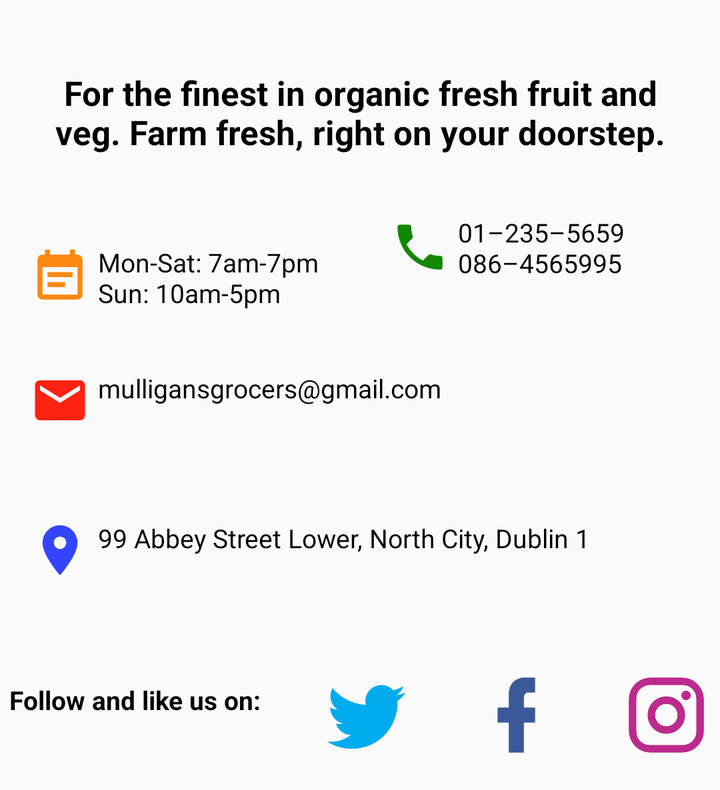
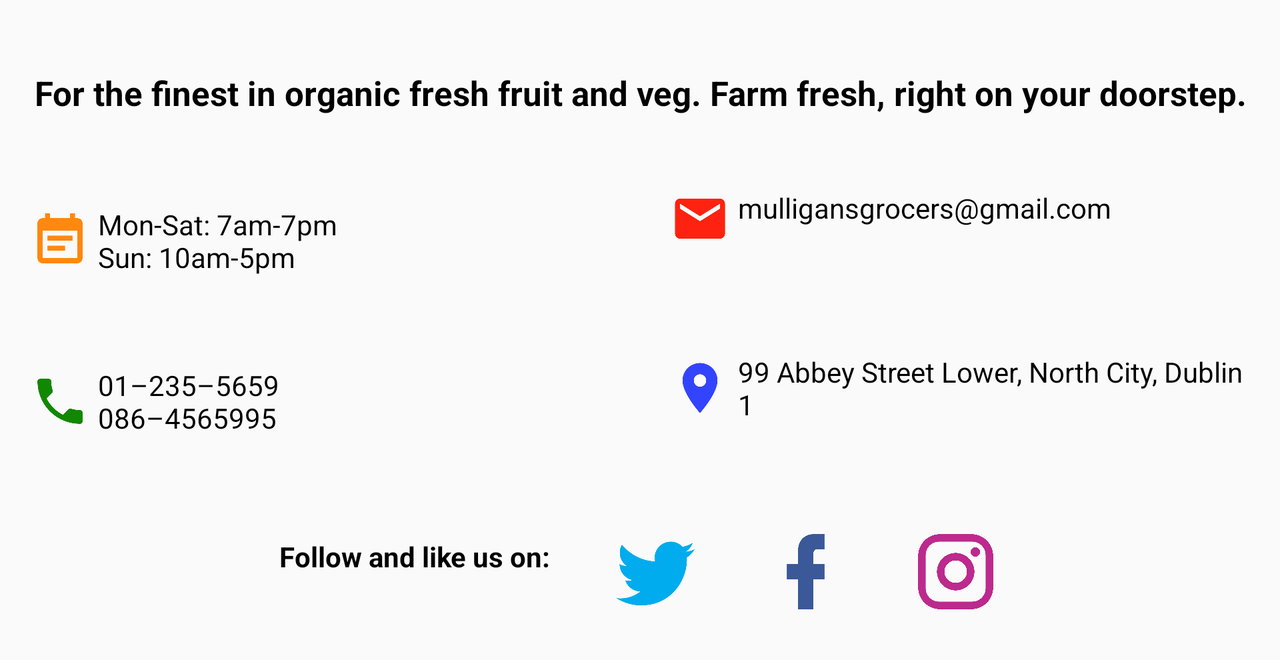

Compare how this app lays out the same screen by default and in its alternative resource folder. The renders come first, then the two layout files and the values they reference.
<!-- AndroidManifest.xml: application theme AppTheme -->
<!-- res/layout/activity_main.xml -->
<?xml version="1.0" encoding="utf-8"?>
<ScrollView xmlns:android="http://schemas.android.com/apk/res/android"
    android:layout_width="match_parent"
    android:layout_height="wrap_content">

    <android.support.constraint.ConstraintLayout xmlns:android="http://schemas.android.com/apk/res/android"
        xmlns:app="http://schemas.android.com/apk/res-auto"
        xmlns:tools="http://schemas.android.com/tools"
        android:layout_width="match_parent"
        android:layout_height="wrap_content"
        tools:context="com.example.android.mulligansgrocers.MainActivity">

        <TextView
            style="@style/TextIntro"
            android:id="@+id/intro"
            android:text="@string/intro"
            app:layout_constraintHorizontal_chainStyle="spread_inside"
            app:layout_constraintVertical_chainStyle="spread_inside"
            app:layout_constraintTop_toTopOf="parent"
            app:layout_constraintBottom_toTopOf="@+id/opening_hours"
            app:layout_constraintStart_toStartOf="parent"
            app:layout_constraintEnd_toEndOf="parent" />

        <TextView
            style="@style/TextStandard"
            android:id="@+id/opening_hours"
            android:text="@string/opening_hours"
            android:drawableStart="@drawable/calendar"
            android:contentDescription="@string/calendar_icon"
            app:layout_constraintTop_toBottomOf="@id/intro"
            app:layout_constraintStart_toStartOf="parent"
            app:layout_constraintEnd_toStartOf="@+id/phone"
            app:layout_constraintBottom_toTopOf="@+id/email"/>


        <TextView
            style="@style/TextStandard"
            android:id="@+id/phone"
            android:text="@string/phone"
            android:drawableStart="@drawable/phone"
            android:contentDescription="@string/phone_icon"
            app:layout_constraintTop_toBottomOf="@id/intro"
            app:layout_constraintStart_toEndOf="@id/opening_hours"
            app:layout_constraintEnd_toEndOf="parent"
            app:layout_constraintBottom_toTopOf="@+id/email" />


        <TextView
            style="@style/TextStandard"
            android:id="@+id/email"
            android:text="@string/email"
            android:drawableStart="@drawable/email"
            android:contentDescription="@string/email_icon"
            app:layout_constraintTop_toBottomOf="@id/phone"
            app:layout_constraintStart_toStartOf="parent"
            app:layout_constraintEnd_toEndOf="parent"
            app:layout_constraintBottom_toTopOf="@+id/address" />

        <TextView
            style="@style/TextStandard"
            android:id="@+id/address"
            android:text="@string/address"
            android:drawableStart="@drawable/map_marker"
            android:contentDescription="@string/map_pin"
            app:layout_constraintTop_toBottomOf="@id/email"
            app:layout_constraintStart_toStartOf="parent"
            app:layout_constraintEnd_toEndOf="parent"
            app:layout_constraintBottom_toTopOf="@+id/social" />


        <include
            layout="@layout/social_media_buttons"
            android:id="@+id/social"
            android:layout_below="@id/address"
            android:layout_width="0dp"
            android:layout_height="wrap_content"
            app:layout_constraintTop_toBottomOf="@id/address"
            app:layout_constraintStart_toStartOf="parent"
            app:layout_constraintEnd_toEndOf="parent"
            app:layout_constraintBottom_toBottomOf="parent" />

    </android.support.constraint.ConstraintLayout>

</ScrollView>
<!-- res/layout/social_media_buttons.xml (included above) -->
<?xml version="1.0" encoding="utf-8"?>
<LinearLayout xmlns:android="http://schemas.android.com/apk/res/android"
    xmlns:app="http://schemas.android.com/apk/res-auto"
    xmlns:tools="http://schemas.android.com/tools"
    style="@style/LayoutHorizontal"
    tools:showIn="@layout/activity_main">

    <TextView
        android:id="@+id/follow"
        android:layout_width="wrap_content"
        style="@style/TextBoldStandard"
        android:text="@string/follow" />

    <ImageView
        android:id="@+id/twit"
        style="@style/Icon"
        android:contentDescription="@string/twitter_icon"
        app:srcCompat="@drawable/twitter" />

    <ImageView
        android:id="@+id/fb"
        style="@style/Icon"
        android:contentDescription="@string/facebook_icon"
        app:srcCompat="@drawable/facebook" />

    <ImageView
        android:id="@+id/insta"
        style="@style/Icon"
        android:contentDescription="@string/instagram_icon"
        app:srcCompat="@drawable/instagram" />
</LinearLayout>
<!-- resources referenced by this layout -->
<resources>
  <!-- drawable facebook (drawable) -->
  <vector xmlns:android="http://schemas.android.com/apk/res/android"
      android:height="30dp"
      android:width="30dp"
      android:viewportWidth="24"
      android:viewportHeight="24">
      <path android:fillColor="#3b5998" android:pathData="M17,2V2H17V6H15C14.31,6 14,6.81 14,7.5V10H14L17,10V14H14V22H10V14H7V10H10V6A4,4 0 0,1 14,2H17Z" />
  </vector>
  <string name="address" translatable="false">99 Abbey Street Lower, North City, Dublin 1</string>
  <string name="calendar_icon">See our open hours here.</string>
  <string name="email">mulligansgrocers@gmail.com</string>
  <string name="email_icon">Contact us via email here.</string>
  <string name="facebook_icon">Engage with us on Facebook.</string>
  <string name="follow">Follow and like us on:</string>
  <string name="instagram_icon">Click to follow us on Instagram.</string>
  <string name="intro">For the finest in organic fresh fruit and veg. Farm fresh, right on your doorstep.</string>
  <string name="map_pin">Our location.</string>
  <string name="opening_hours">Mon-Sat: 7am-7pm\nSun: 10am-5pm</string>
  <string name="phone">01–235–5659\n086–4565995</string>
  <string name="phone_icon">Call us via phone here.</string>
  <string name="twitter_icon">Click to follow us on twitter.</string>
  <style name="Icon">
          <item name="android:layout_margin">@dimen/icon_margin</item>
          <item name="android:layout_width">@dimen/icon_dimen</item>
          <item name="android:layout_height">@dimen/icon_dimen</item>
      </style>
  <style name="LayoutHorizontal" parent="LinearLayoutMain">
          <item name="android:orientation">horizontal</item>
          <item name="android:layout_gravity">center_horizontal</item>
          <item name="android:gravity">center_horizontal</item>
      </style>
  <style name="TextBoldStandard" parent="TextStandard">
          <item name="android:textStyle">bold</item>
      </style>
  <style name="TextIntro" parent="TextBoldStandard">
          <item name="android:textSize">@dimen/header_text_size</item>
          <item name="android:layout_marginTop">@dimen/header_text_margin_top</item>
          <item name="android:paddingTop">@dimen/header_text_margin_top</item>
          <item name="android:textAlignment">center</item>
      </style>
  <style name="AppTheme" parent="Theme.AppCompat.Light.DarkActionBar">
          
          <item name="colorPrimary">@color/colorPrimary</item>
          <item name="colorPrimaryDark">@color/colorPrimaryDark</item>
          <item name="colorAccent">@color/colorAccent</item>
  
          <item name="actionBarStyle">@style/AppTheme.ActionBar</item>
          <item name="android:actionBarStyle">@style/AppTheme.ActionBar</item>
      </style>
  <color name="calendar_icon_color">#ff8810</color>
  <color name="email_icon_color">#ff2210</color>
  <color name="map_marker_icon_color">#3344ff</color>
  <color name="phone_icon_color">#118800</color>
  <dimen name="icon_margin">15dp</dimen>
  <dimen name="icon_dimen">45dp</dimen>
  <style name="LinearLayoutMain">
          <item name="android:layout_width">match_parent</item>
          <item name="android:layout_height">wrap_content</item>
      </style>
  <dimen name="header_text_size">17sp</dimen>
  <dimen name="header_text_margin_top">20dp</dimen>
  <dimen name="normal_text_size">13sp</dimen>
  <color name="TextColor">@android:color/black</color>
  <dimen name="text_margin">15dp</dimen>
  <dimen name="icon_padding">4dp</dimen>
  <color name="colorPrimary">@android:color/white</color>
  <color name="colorPrimaryDark">#303F9F</color>
  <color name="colorAccent">@android:color/white</color>
  <style name="AppTheme.ActionBar.TitleText" parent="TextAppearance.AppCompat.Widget.ActionBar.Title">
          <item name="android:textSize">@dimen/app_bar_text_size</item>
          <item name="android:textColor">@color/colorPrimary</item>
      </style>
  <dimen name="app_bar_height">200dp</dimen>
  <dimen name="app_bar_text_size">27sp</dimen>
  <!-- some entries are left out for length -->
</resources>
<!-- res/layout-land/activity_main.xml (the repository's variant of the layout above) -->
<!-- drawn on the phone turned sideways -->
<?xml version="1.0" encoding="utf-8"?>
<ScrollView xmlns:android="http://schemas.android.com/apk/res/android"
    android:layout_width="match_parent"
    android:layout_height="wrap_content">

    <android.support.constraint.ConstraintLayout xmlns:android="http://schemas.android.com/apk/res/android"
        xmlns:app="http://schemas.android.com/apk/res-auto"
        xmlns:tools="http://schemas.android.com/tools"
        android:layout_width="match_parent"
        android:layout_height="wrap_content"
        tools:context="com.example.android.mulligansgrocers.MainActivity">

        <TextView
            style="@style/TextIntro"
            android:id="@+id/intro"
            android:text="@string/intro"
            app:layout_constraintHorizontal_chainStyle="spread_inside"
            app:layout_constraintVertical_chainStyle="spread_inside"
            app:layout_constraintTop_toTopOf="parent"
            app:layout_constraintBottom_toTopOf="@+id/opening_hours"
            app:layout_constraintStart_toStartOf="parent"
            app:layout_constraintEnd_toEndOf="parent" />

        <TextView
            style="@style/TextStandard"
            android:id="@+id/opening_hours"
            android:text="@string/opening_hours"
            android:drawableStart="@drawable/calendar"
            android:contentDescription="@string/calendar_icon"
            app:layout_constraintTop_toBottomOf="@id/intro"
            app:layout_constraintStart_toStartOf="parent"
            app:layout_constraintEnd_toStartOf="@+id/email"
            app:layout_constraintBottom_toTopOf="@+id/phone" />


        <TextView
            style="@style/TextStandard"
            android:id="@+id/phone"
            android:text="@string/phone"
            android:drawableStart="@drawable/phone"
            android:contentDescription="@string/phone_icon"
            app:layout_constraintTop_toBottomOf="@id/opening_hours"
            app:layout_constraintStart_toStartOf="parent"
            app:layout_constraintEnd_toStartOf="@+id/address"
            app:layout_constraintBottom_toTopOf="@+id/social" />


        <TextView
            style="@style/TextStandard"
            android:id="@+id/email"
            android:text="@string/email"
            android:drawableStart="@drawable/email"
            android:contentDescription="@string/email_icon"
            app:layout_constraintTop_toBottomOf="@id/intro"
            app:layout_constraintStart_toEndOf="@id/opening_hours"
            app:layout_constraintEnd_toEndOf="parent"
            app:layout_constraintBottom_toTopOf="@+id/address" />

        <TextView
            style="@style/TextStandard"
            android:id="@+id/address"
            android:text="@string/address"
            android:drawableStart="@drawable/map_marker"
            android:contentDescription="@string/map_pin"
            app:layout_constraintTop_toBottomOf="@id/email"
            app:layout_constraintStart_toEndOf="@id/phone"
            app:layout_constraintEnd_toEndOf="parent"
            app:layout_constraintBottom_toTopOf="@+id/social" />

        <include
            layout="@layout/social_media_buttons"
            android:id="@+id/social"
            android:layout_below="@id/address"
            android:layout_width="0dp"
            android:layout_height="wrap_content"
            app:layout_constraintTop_toBottomOf="@id/address"
            app:layout_constraintStart_toStartOf="parent"
            app:layout_constraintEnd_toEndOf="parent"
            app:layout_constraintBottom_toBottomOf="parent" />

    </android.support.constraint.ConstraintLayout>
</ScrollView>
<!-- resources referenced by the variant -->
<!-- as the phone turned sideways resolves them -->
<resources>
  <!-- drawable facebook (drawable) -->
  <vector xmlns:android="http://schemas.android.com/apk/res/android"
      android:height="30dp"
      android:width="30dp"
      android:viewportWidth="24"
      android:viewportHeight="24">
      <path android:fillColor="#3b5998" android:pathData="M17,2V2H17V6H15C14.31,6 14,6.81 14,7.5V10H14L17,10V14H14V22H10V14H7V10H10V6A4,4 0 0,1 14,2H17Z" />
  </vector>
  <string name="address" translatable="false">99 Abbey Street Lower, North City, Dublin 1</string>
  <string name="calendar_icon">See our open hours here.</string>
  <string name="email">mulligansgrocers@gmail.com</string>
  <string name="email_icon">Contact us via email here.</string>
  <string name="facebook_icon">Engage with us on Facebook.</string>
  <string name="follow">Follow and like us on:</string>
  <string name="instagram_icon">Click to follow us on Instagram.</string>
  <string name="intro">For the finest in organic fresh fruit and veg. Farm fresh, right on your doorstep.</string>
  <string name="map_pin">Our location.</string>
  <string name="opening_hours">Mon-Sat: 7am-7pm\nSun: 10am-5pm</string>
  <string name="phone">01–235–5659\n086–4565995</string>
  <string name="phone_icon">Call us via phone here.</string>
  <string name="twitter_icon">Click to follow us on twitter.</string>
  <style name="Icon">
          <item name="android:layout_margin">@dimen/icon_margin</item>
          <item name="android:layout_width">@dimen/icon_dimen</item>
          <item name="android:layout_height">@dimen/icon_dimen</item>
      </style>
  <style name="LayoutHorizontal" parent="LinearLayoutMain">
          <item name="android:orientation">horizontal</item>
          <item name="android:layout_gravity">center_horizontal</item>
          <item name="android:gravity">center_horizontal</item>
      </style>
  <style name="TextBoldStandard" parent="TextStandard">
          <item name="android:textStyle">bold</item>
      </style>
  <style name="TextIntro" parent="TextBoldStandard">
          <item name="android:textSize">@dimen/header_text_size</item>
          <item name="android:layout_marginTop">@dimen/header_text_margin_top</item>
          <item name="android:paddingTop">@dimen/header_text_margin_top</item>
          <item name="android:textAlignment">center</item>
      </style>
  <color name="calendar_icon_color">#ff8810</color>
  <color name="email_icon_color">#ff2210</color>
  <color name="map_marker_icon_color">#3344ff</color>
  <color name="phone_icon_color">#118800</color>
  <!-- from res/values-land/ -->
  <dimen name="icon_margin">15dp</dimen>
  <!-- from res/values-land/ -->
  <dimen name="icon_dimen">45dp</dimen>
  <style name="LinearLayoutMain">
          <item name="android:layout_width">match_parent</item>
          <item name="android:layout_height">wrap_content</item>
      </style>
  <!-- from res/values-land/ -->
  <dimen name="header_text_size">17sp</dimen>
  <!-- from res/values-land/ -->
  <dimen name="header_text_margin_top">20dp</dimen>
  <!-- from res/values-land/ -->
  <dimen name="normal_text_size">14sp</dimen>
  <color name="TextColor">@android:color/black</color>
  <!-- from res/values-land/ -->
  <dimen name="text_margin">15dp</dimen>
  <!-- from res/values-land/ -->
  <dimen name="icon_padding">4dp</dimen>
  <color name="colorPrimary">@android:color/white</color>
  <color name="colorPrimaryDark">#303F9F</color>
  <color name="colorAccent">@android:color/white</color>
  <style name="AppTheme.ActionBar.TitleText" parent="TextAppearance.AppCompat.Widget.ActionBar.Title">
          <item name="android:textSize">@dimen/app_bar_text_size</item>
          <item name="android:textColor">@color/colorPrimary</item>
      </style>
  <!-- from res/values-land/ -->
  <dimen name="app_bar_height">120dp</dimen>
  <!-- from res/values-land/ -->
  <dimen name="app_bar_text_size">27sp</dimen>
  <!-- some entries are left out for length -->
</resources>
